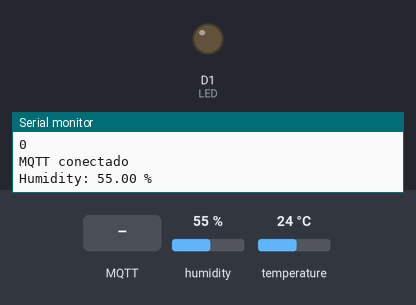
This sketch was run on a simulated ESP8266 (NodeMCU). On the bench: output pins drawn as LEDs (lit = HIGH), the last lines printed to the serial monitor. The test bench sets the inputs (shaded band); at power-on: humidity 55 %, temperature 24 °C. WiFi joins after 1.5 s; servers stay silent unless stated; no MQTT or app messages arrive unless stated.

Above: at 6.2 s.
6.3 s: MQTT message "on" arrives on the first subscribed topic
At 8.1 s:
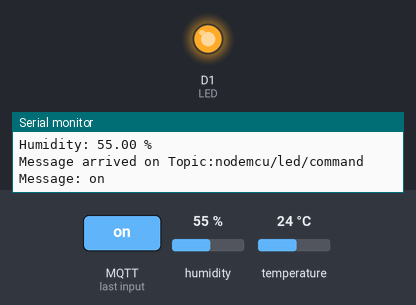
9.1 s: MQTT message "off" arrives on the first subscribed topic
At 10.9 s:
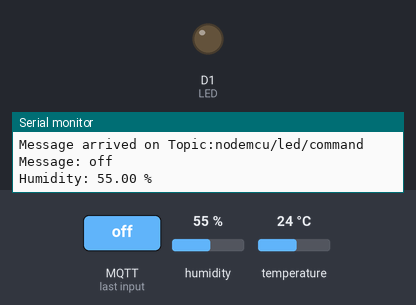
Timing chart, 0 to 12.4 s (numbered marks = the images above; inputs shaded):
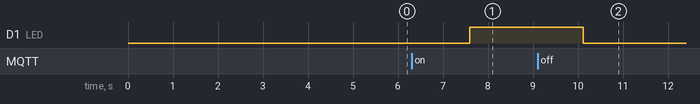

Measured:
- after the input at 6.3 s, D1 (LED): LOW → HIGH after 1.3 s
- after the input at 9.1 s, D1 (LED): HIGH → LOW after 1.0 s

The sketch:

mqtt.ino
```cpp
#include <ESP8266WiFi.h>
#include <PubSubClient.h>
#include <DHT11.h>

////////////////////////////////////////////////////////////////////////////
// Pinos e configurações: modificar para corresponder à sua configuração
////////////////////////////////////////////////////////////////////////////

#define MQTT_CLIENT_ID "NodeMCU-Client_1"
#define MQTT_USER "usuarioMQTT"
#define MQTT_PASS "senhaMQTT"
#define MQTT_SERVER "IP do MQTT broker"
#define MQTT_PORT 1883

#define WIFI_SSID "SSID da WIFI"
#define WIFI_PASS "senhaWIFI"

#define LED D1
#define HUMIDITY_SENSOR D2

////////////////////////////////////////////////////////////////////////////
// Variáveis globais
////////////////////////////////////////////////////////////////////////////

WiFiClient wlanclient;
PubSubClient mqttClient(wlanclient);

// Sensor de umidade
DHT11 dht11(HUMIDITY_SENSOR);
float UltimoValor = 0;
int TimeCounter = 0;

////////////////////////////////////////////////////////////////////////////
// WIFI
////////////////////////////////////////////////////////////////////////////

void connectWIFI()
{
  WiFi.begin(WIFI_SSID, WIFI_PASS);

  Serial.println("Connecting to Wifi");
  while (WiFi.status() != WL_CONNECTED)
  {
    Serial.print(".");
    delay(500);
  }
  Serial.print("\nConnected to WiFi, Got an IP address :");
  Serial.println(WiFi.localIP());
}

////////////////////////////////////////////////////////////////////////////
// MQTT (Conexão e callback)
////////////////////////////////////////////////////////////////////////////

void reconnectMQTT()
{
  while (!mqttClient.connected())
  {
    Serial.println("Conectando ao Broker MQTT");
    mqttClient.connect(MQTT_CLIENT_ID, MQTT_USER, MQTT_PASS);
    delay(1000);
    Serial.println(mqttClient.state());
    delay(2000);
  }
  Serial.println("MQTT conectado");
}

// Callback para ligar e desligar o LED
void mqttCallback(char *topic, byte *payload, unsigned int length)
{
  Serial.print("Message arrived on Topic:");
  Serial.println(topic);

  payload[length] = '\0';
  String message((char *)payload);

  Serial.print("Message: ");
  Serial.println(message);
  if (message == "on")
  {
    digitalWrite(LED, HIGH);
  }
  if (message == "off")
  {
    digitalWrite(LED, LOW);
  }
}

///////////////////////////////////////////////////////////////////////
// Setup: inicializa conexões e configura o sensor e o LED
///////////////////////////////////////////////////////////////////////

void setup()
{
  // Conexão serial: alterar dependendo da placa
  Serial.begin(9600);

  // Definir pino do LED como output
  pinMode(LED, OUTPUT);

  // Conectar ao WIFI
  connectWIFI();

  // Conectar ao broker de MQTT
  mqttClient.setServer(MQTT_SERVER, MQTT_PORT);
  mqttClient.setCallback(mqttCallback);
  if (!mqttClient.connected())
  {
    reconnectMQTT();
  }

  // Configura o sensor através do MQTT Discovery do Home Assistant
  String novosensor = "{\"expire_after\": \"600\", \"unique_id\":\"umidade_nodemcu_1\", \"device_class\":\"humidity\",\"unit_of_measurement\":\"%\", \"name\": \"Umidade NodeMCU 1\", \"state_topic\": \"nodemcu/umidade/state\"}";
  mqttClient.publish("homeassistant/sensor/nodemcu/umidade/config", novosensor.c_str(), false);
  delay(500);

  // Cria um subscriber para receber comandos do Home Assistant
  mqttClient.subscribe("nodemcu/led/command");
}

///////////////////////////////////////////////////////////////////////
// Loop: Logica principal do codigo
///////////////////////////////////////////////////////////////////////

void loop()
{
  // Reconecta ao broker de MQTT se a conexão caiu
  if (!mqttClient.connected())
  {
    reconnectMQTT();
  }

  // Recebe os eventos do subscriber e ativa o callback se há um novo evento
  mqttClient.loop();

  // Leitura do sensor de umidade
  float humidity = dht11.readHumidity();
  String humidity_str((float)humidity);

  // Verifica se houve erro na leitura
  if (humidity != -1)
  {
    // Imprime umidade no Serial
    Serial.print("Humidity: ");
    Serial.print(humidity);
    Serial.println(" %");

    // Publica a umidade via MQTT se o valor mudou
    if (humidity != UltimoValor)
    {
      UltimoValor = humidity;
      mqttClient.publish("nodemcu/umidade/state", humidity_str.c_str());
      TimeCounter = 0;
    }

    // Publica a umidade via MQTT se tem mais de 10 minutos desde a ultima atualização
    if (TimeCounter < 300)
    {
      TimeCounter++;
    }
    else if (TimeCounter >= 300)
    {
      mqttClient.publish("nodemcu/umidade/state", humidity_str.c_str());
      TimeCounter = 0;
    }
  }
  else
  {
    // Mensagem de erro em caso de falha na leitura do sensor de umidade
    Serial.println("Error reading humidity");
  }
  // 2 segundos de delay entre iterações
  delay(2000);
}
```
